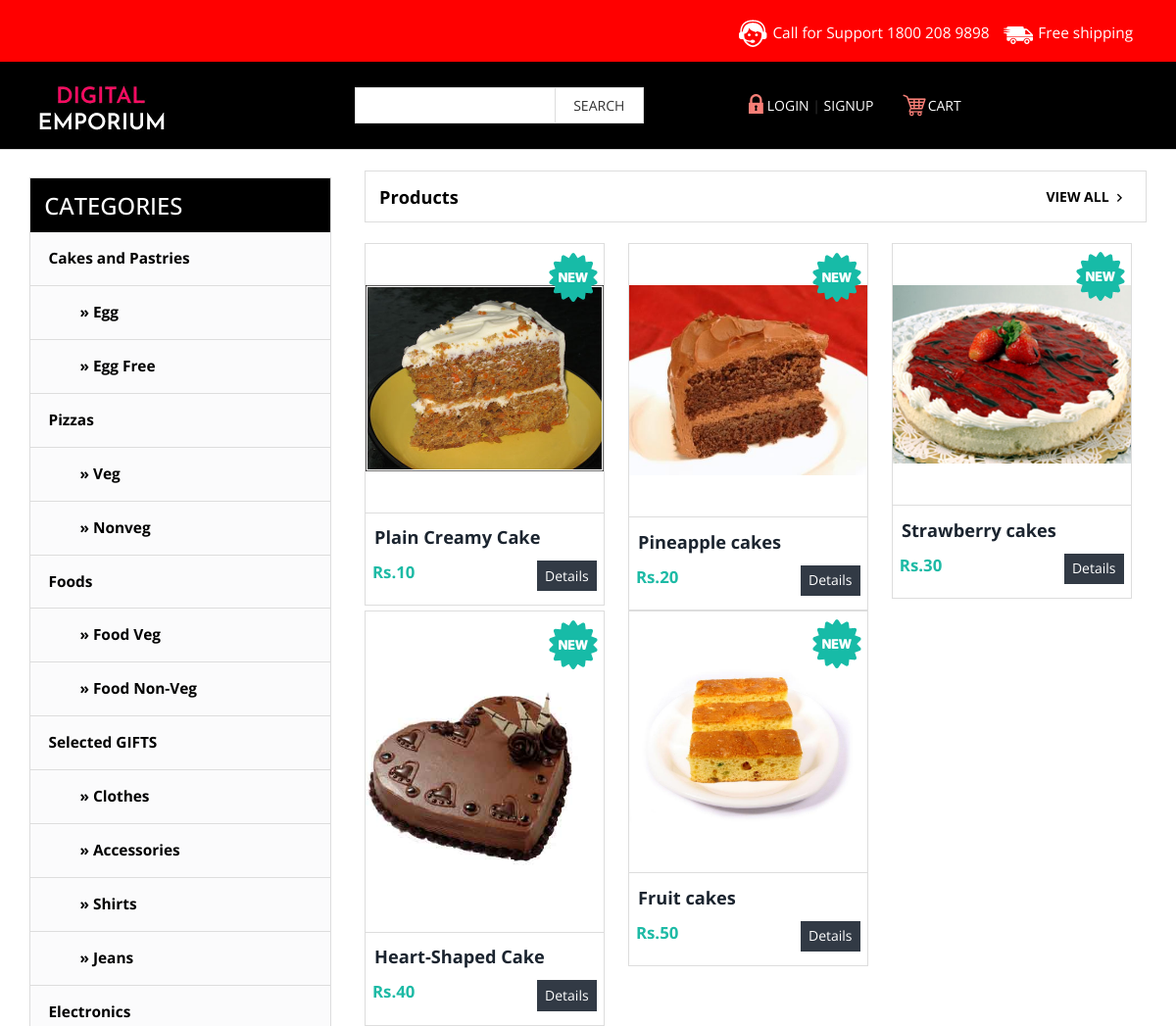
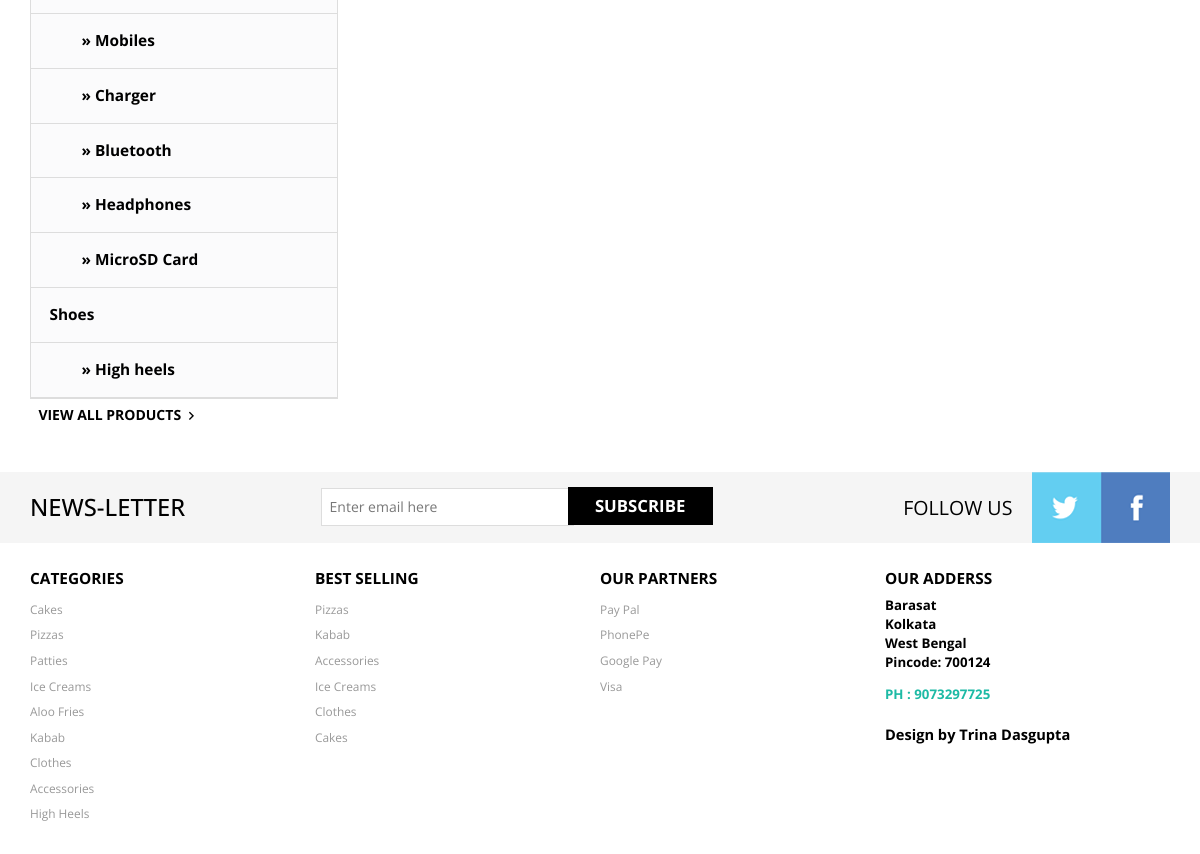
The app's page /products.php?cid=5 with its own data (2 pictures, top to bottom).
### tables this page shows
CREATE TABLE `products` (
  `id` int(11) NOT NULL,
  `name` varchar(100) NOT NULL DEFAULT '',
  `details` text NOT NULL,
  `image` varchar(100) NOT NULL DEFAULT '',
  `price` int(4) NOT NULL DEFAULT '0',
  `cid` int(6) NOT NULL DEFAULT '0'
);

CREATE TABLE `category` (
  `cid` int(6) NOT NULL,
  `cname` varchar(100) NOT NULL DEFAULT '',
  `parent_id` int(6) NOT NULL DEFAULT '0'
);

### www/products.php (the view)
<?php
include "lib/config.php";
include "lib/header.php";
?>
 <div class="products">
 	<h5 class="latest-product">Products</h5>
 	  <a class="view-all" href="index.php">VIEW ALL<span> </span></a>
 </div>
 <div class="product-left">
 <?php
 $sql = "SELECT * FROM `products` WHERE `cid` = '$_GET[cid]'";
 $res = $db->query($sql);
 while($row = $res->fetch_array())
 {
 	$c++;
 	if($c%3==0){
 		$extra = ' grid-top-chain ';
		echo "<br>";
	}
 	else
 		$extra = '';
 	print '
 	<div class="col-md-4 chain-grid '.$extra.'">
 		<a href="details.php?id='.$row['id'].'"><img class="img-responsive chain" src="'.$row['image'].'" alt=" " /></a>
 		<span class="star"> </span>
 		<div class="grid-chain-bottom">
 			<h6><a href="details.php?id='.$row['id'].'">'.$row['name'].'</a></h6>
 			<div class="star-price">
 				<div class="dolor-grid">
     				<span class="actual">Rs.'.$row['price'].'</span>
 				</div>
 				<a class="now-get get-cart" href="details.php?id='.$row['id'].'">Details</a>
 				<div class="clearfix"> </div>
		</div>
 		</div>
 	</div>';
 }
 	?>
 	 <div class="clearfix"> </div>
 </div>
<?php
include "lib/footer.php";
?>

### www/lib/footer.php (shortened to what this page needs)
	   		   </div>
			   <div class="sub-cate">
				<div class=" top-nav rsidebar span_1_of_left">
					<h3 class="cate">CATEGORIES</h3>
		 <ul class="menu">
			<ul class="kid-menu ">
			<?php
			$sql = "SELECT * FROM `category` WHERE `parent_id` = '0' ";
			$res = $db->query($sql);
			while($row = $res->fetch_array())
			{
				print "<li><a href=\"products.php?cid=$row[cid]\">$row[cname]</a></li>";
				$sql2 = "SELECT * FROM `category` WHERE `parent_id` = '$row[cid]' ";
				$res2 = $db->query($sql2);
				while($row2 = $res2->fetch_array())
				{
					print "<li><a href=\"products.php?cid=$row2[cid]\"> &nbsp; &nbsp;  &nbsp; &nbsp; &raquo; $row2[cname]</a></li>";
				}
			}
			?>
			</ul>
	</ul>
					</div>
	   		     	 <a class="view-all all-product" href="index.php">VIEW ALL PRODUCTS<span> </span></a>
			</div>
		</div>
	<div class="footer">
		<div class="footer-top">
			<div class="container">
				<div class="latter">
					<h6>NEWS-LETTER</h6>
					<div class="sub-left-right">
						<form>
							<input type="text" value="Enter email here"onfocus="this.value = '';" onblur="if (this.value == '') {this.value = 'Enter email here';}" />
							<input type="submit" value="SUBSCRIBE" />
						</form>
					</div>
				</div>
				<div class="latter-right">
					<p>FOLLOW US</p>
					<ul class="face-in-to">
						<li><a href="#"><span> </span></a></li>
						<li><a href="#"><span class="facebook-in"> </span></a></li>
					</ul>
					<div class="clearfix"> </div>
				</div>
			</div>
		</div>
		<div class="footer-bottom">
			<div class="container">
				<div class="footer-bottom-cate">
					<h6>CATEGORIES</h6>
					<ul>
					<li><a href="#">Cakes</a></li>
                    <li><a href="#">Pizzas</a></li>
                    <li><a href="#"> Patties</a></li>
                    <li ><a href="#">Ice Creams</a></li>
                    <li ><a href="#">Aloo Fries</a></li>
                    <li><a href="#">Kabab</a></li>
                    <li><a href="#">Clothes</a></li>
                    <li ><a href="#">Accessories</a></li>
                    <li ><a href="#">High Heels</a></li>
					</ul>
				</div>
				<div class="footer-bottom-cate bottom-grid-cat">
					<h6>BEST SELLING</h6>
					<ul>
						<li><a href="#">Pizzas</a></li>
						<li><a href="#">Kabab</a></li>
						<li><a href="#">Accessories</a></li>
						<li ><a href="#">Ice Creams</a></li>
						<li ><a href="#">Clothes</a></li>
						<li><a href="#">Cakes</a></li>
					</ul>
				</div>
				<div class="footer-bottom-cate">
					<h6>OUR PARTNERS</h6>
					<ul>
						<li><a href="#">Pay Pal</a></li>
						<li><a href="#">PhonePe</a></li>
                        <li><a href="#">Google Pay</a></li>
                        <li><a href="#">Visa</a></li>
					</ul>
				</div>
				<div class="footer-bottom-cate cate-bottom">
					<h6>OUR ADDERSS</h6>
					<ul>
						<li>Barasat</li>
						<li>Kolkata</li>
						<li> West Bengal</li>
						<li >Pincode: 700124</li>
						<li class="phone">PH : 9073297725</li>
						<li class="temp"> <p class="footer-class">Design by Trina Dasgupta </p></li>
					</ul>
				</div>
				<div class="clearfix"> </div>
			</div>
		</div>
	</div>
</body>
</html>

### www/css/style.css (style rules this page uses)
body { background: #fff; font-family: 'Open Sans', sans-serif; }
body a { transition: 0.5s all; -webkit-transition: 0.5s all; -o-transition: 0.5s all; -ms-transition: 0.5s all; -moz-transition: 0.5s all; }
h3.cate { color: #fff; font-size: 1.7em; padding: 0.6em ; background: #000; margin: 0; }
ul.kid-menu { display: block !important; }
.menu { width: auto; height: auto; padding: 0; list-style: none; margin: 0; background: #FBFBFC; }
ul { padding: 0; list-style: none; }
.menu ul li a { width: 100%; display: block; position: relative; font-size:1.1em; font-weight: 400; color: #000; text-decoration:none; border-bottom: 1px solid #ddd; font-weight:700; line-height: 3.5em; text-indent: 1.2em; }
.menu ul.kid-menu li a { border-bottom: none; }
ul.kid-menu { padding: 0; margin: 0; }
ul.kid-menu li { list-style: none; border-bottom: 1px solid #ddd; }
.sub-cate,.slide-grid { float: left; }
.top-nav { border: 1px solid #ddd; }
.sub-cate { width: 27%; margin: 2em 2em 0 0; }
a.now-get { font-size: 1.1em; color:#fff; padding:0.6em 0.8em; background:#323A45; text-decoration: none; }
.products { width: 100%; border: 1px solid #ddd; float:left; margin: 1.5em 0; padding: 0.7em 1em ; }
.grid-chain-bottom { border-top: 1px solid #ddd; }
.latest-product,.dolor-grid { float:left; }
.view-all,a.get-cart { float:right; padding: 0.4em 0.6em; font-size: 1em; }
a.view-all span { background: url(../images/arrow2.png)0px 0px; width: 15px; height: 14px; display:inline-block; }
a.view-all { text-decoration: none; font-size: 1em; color:#000; font-weight:700; }
a.all-product { float:left; }
h5.latest-product { margin: 6px 0 0; font-size: 1.3em; color: #000; font-weight: 700; }
.grid-chain-bottom h6 { margin: 0; font-size: 1.3em; color: #000; font-weight: 700; padding: 0.8em 0.5em 0; }
.chain-grid { border: 1px solid #ddd; position: relative; width: 30.7%; margin: 0 3% 0 0; padding:0; }
.sed-left-top,.grid-top-chain { margin: 0; }
.star-price { padding: 1em 0.5em; }
.chain { margin: 0 auto; padding: 3em 0; }
.chain-grid span.star { background: url(../images/img-sprite.png)-208px -14px; width: 52px; height: 52px; display: block; position: absolute; top: 2%; right: 2%; }
span.actual { font-weight: 500; color:#1DBAA5; font-weight: 700; font-size:1.2em; }
.footer-top { background: #F5F5F5; margin: 3em 0 0; }
.latter { float:left; width:65%; }
.latter h6 { margin: 0.9em 1em 0 0; font-size: 1.7em; color: #000; float:left; width: 36%; }
.latter-right { float:right; }
.latter-right p { font-size: 1.4em; color: #000; margin: 1.1em 1em; float: left; }
ul.face-in-to { float:left; padding:0; margin:0; }
ul.face-in-to li { display:inline-block; float:left; }
ul.face-in-to li a span { background: url(../images/img-sprite.png) -281px 0px; width: 69px; height: 71px; display: block; }
ul.face-in-to li a span.facebook-in { background-position:-350px 0px; }
.latter input[type="text"] { border: 1px solid #ddd; outline: none; background: #fff; font-size:1em; color:#777; width:61%; padding:8px; margin:0; }
.latter input[type="submit"] { outline: none; cursor: pointer; width: 35%; padding: 7px; background: #000; color: #fff; font-size:1.2em; font-weight: 700; border: none; position: absolute; left: 14.7em; top: 15px; -webkit-apperance:none; }
.sub-left-right { float: left; position: relative; width: 56%; padding: 1.1em 0; }
.footer-bottom-cate { float: left; width: 25%; }
.footer-bottom-cate h6 { font-size: 1.1em; color: #000; margin: 0 0 0.5em; font-weight: 700; }
.footer-bottom-cate ul { padding: 0; margin: 0; }
.footer-bottom-cate ul li { list-style: none; padding: 0.2em 0; }
.footer-bottom-cate ul li a { text-decoration:none; font-size: 0.85em; color: #999; }
.cate-bottom ul li { font-size: 0.95em; color: #000; font-weight: 700; }
.cate-bottom ul li { padding: 0em 0; }
.cate-bottom ul li.phone { color:#1DBAA5; }
.cate-bottom ul li.phone { padding: 1em 0 1.5em; }
.cate-bottom ul li p { color:#000; margin: 0; font-size:1.1em; }
.footer-bottom { padding: 2em 0 5em; }

### records on screen
products: image (picture), name "Plain Creamy Cake", price "10"
products: image (picture), name "Pineapple cakes", price "20"
products: image (picture), name "Strawberry cakes", price "30"
products: image (picture), name "Heart-Shaped Cake", price "40"
products: image (picture), name "Fruit cakes", price "50"
category: cname "Cakes and Pastries"
category: cname "Egg"
category: cname "Egg Free"
category: cname "Pizzas"
category: cname "Veg"
category: cname "Nonveg"
category: cname "Foods"
category: cname "Food Veg"
category: cname "Food Non-Veg"
category: cname "Selected GIFTS"
category: cname "Clothes"
category: cname "Accessories"
category: cname "Shirts"
category: cname "Jeans"
category: cname "Electronics"
category: cname "Mobiles"
category: cname "Charger"
category: cname "Bluetooth"
category: cname "Headphones"
category: cname "MicroSD Card"
category: cname "Shoes"
category: cname "High heels"
